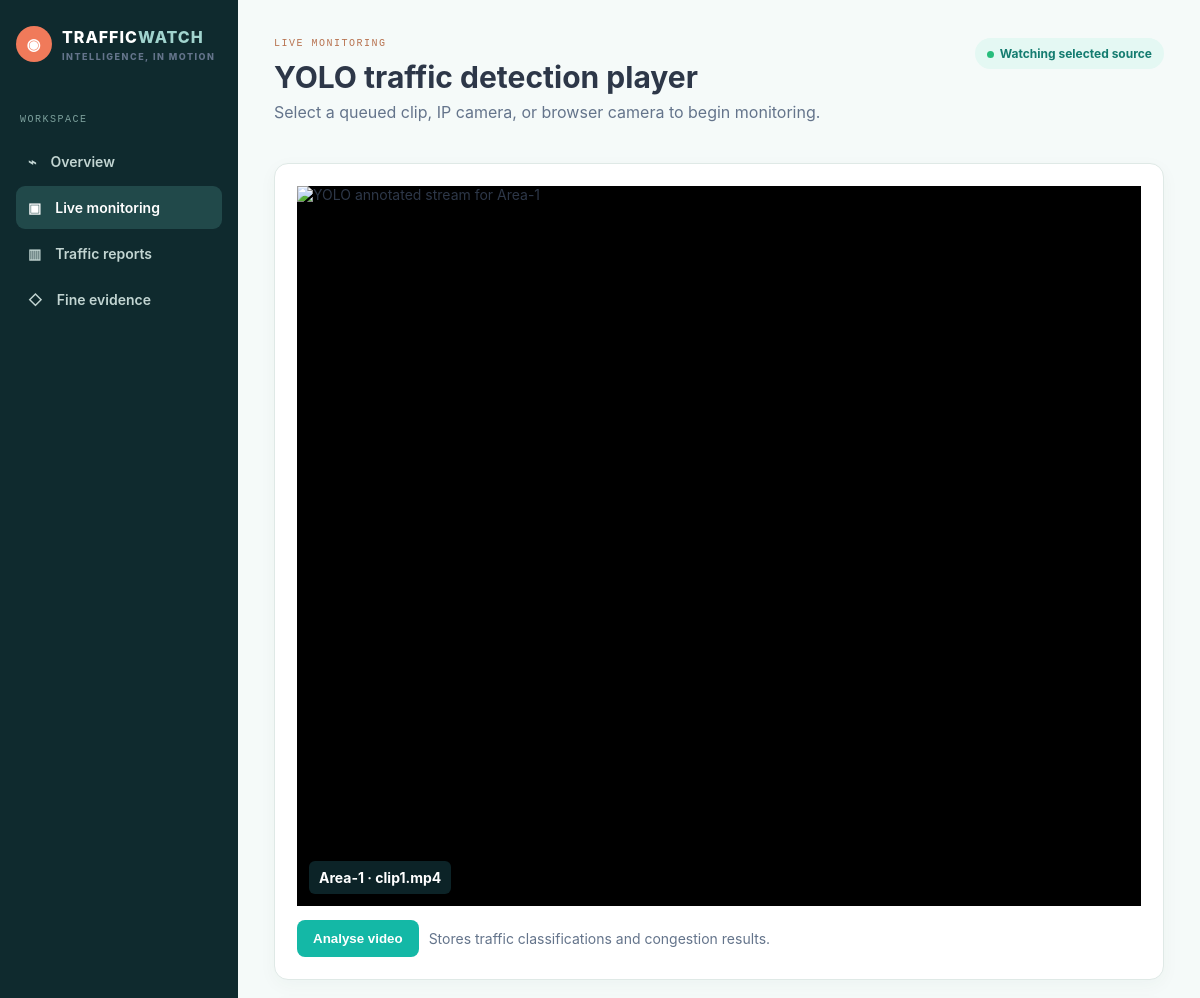
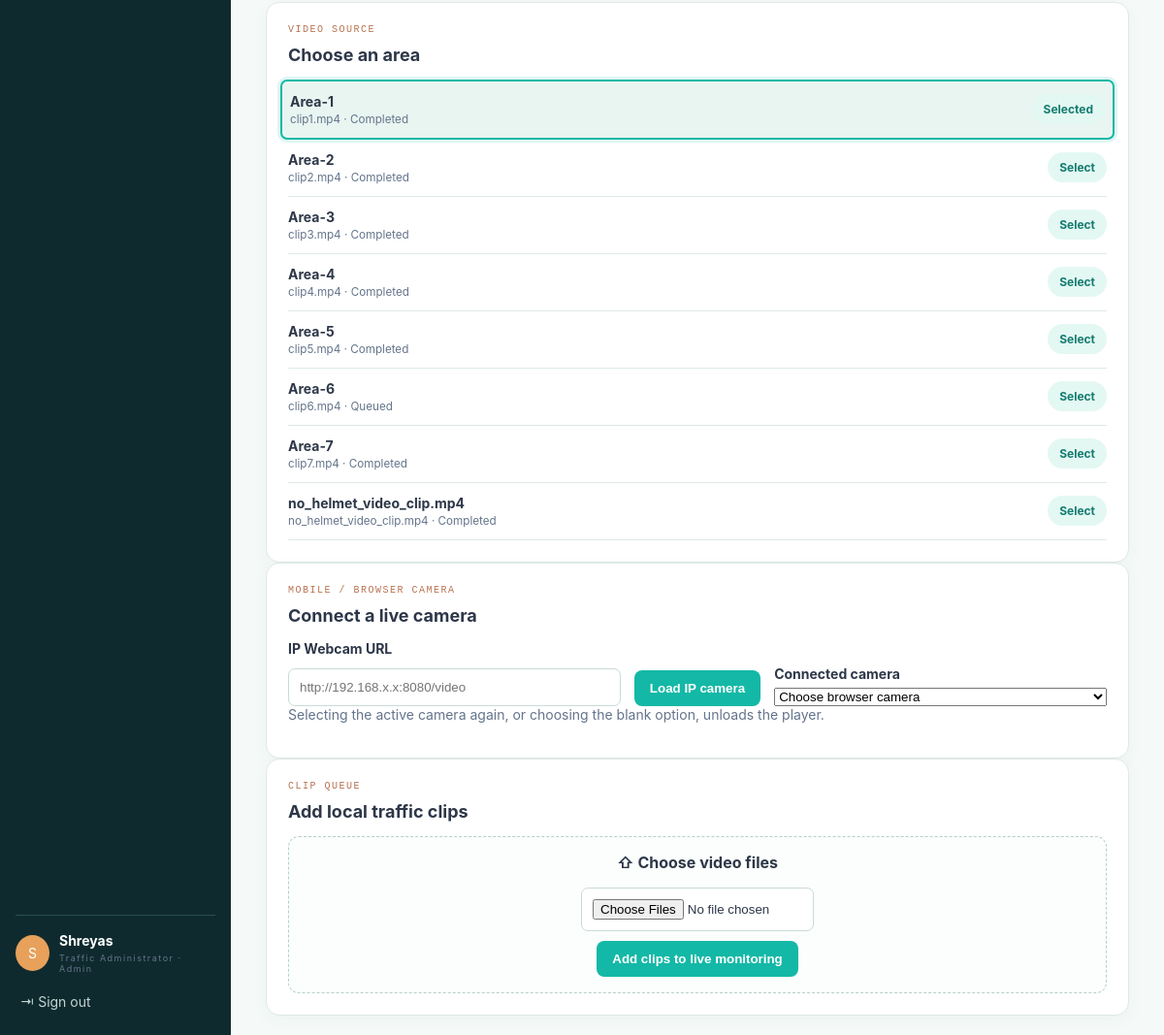
The app's page /monitoring/?video=1 (signed in) with its own data (2 pictures, top to bottom).
### monitoring/models.py (models this page shows)
class TrafficVideo(models.Model):
    source = models.FileField(upload_to="traffic_videos/")
    display_name = models.CharField(max_length=160)
    uploaded_at = models.DateTimeField(auto_now_add=True)
    status = models.CharField(max_length=24, default="Queued")
    processed_at = models.DateTimeField(blank=True, null=True)
    preview = models.ImageField(upload_to="analysis_previews/", blank=True, null=True)
    error_message = models.TextField(blank=True)
    @property
    def area_name(self):
        match = re.search(r"clip\s*(\d+)", self.display_name, flags=re.IGNORECASE)
        return f"Area-{match.group(1)}" if match else self.display_name

### monitoring/views.py (the view)
# urls.py: path("monitoring/", views.live_monitoring, name="live_monitoring"),
@admin_required
def live_monitoring(request):
    form = VideoForm(request.POST, request.FILES) if request.method == "POST" else VideoForm()
    if request.method == "POST" and form.is_valid():
        uploads = form.cleaned_data["source"]
        for upload in uploads:
            video = TrafficVideo.objects.create(source=upload, display_name=upload.name)
        messages.success(request, f"{len(uploads)} video(s) added to the local analysis queue.")
        return redirect("live_monitoring")
    context = base_context(request)
    videos = TrafficVideo.objects.all()
    selected_video = None
    if videos and request.GET.get("video"):
        selected_video = videos.filter(pk=request.GET.get("video")).first()
    context.update({"video_form": form, "videos": videos, "selected_video": selected_video, "active": "monitoring"})
    return render(request, "live_monitoring.html", context)

### monitoring/forms.py (shortened to what this page needs)
class VideoForm(forms.ModelForm):
    source = MultipleVideoField(widget=MultipleFileInput(attrs={"accept": "video/*"}))
    class Meta:
        model = TrafficVideo
        fields = ("source",)

### monitoring/views.py (called while the page is built)
def admin_required(view):
    @wraps(view)
    @login_required
    def wrapped(request, *args, **kwargs):
        if not request.user.is_staff:
            messages.error(request, "This page is available to the Traffic Administrator only.")
            return redirect("user_dashboard")
        return view(request, *args, **kwargs)
    return wrapped

def base_context(request):
    recent = TrafficSummary.objects.order_by("-created_at", "-id")[:5]
    return {"access_logs": AccessLog.objects.filter(user=request.user)[:2], "recent_summaries": recent, "latest": recent[0] if recent else None}

### templates/live_monitoring.html
{% extends 'base.html' %}{% block content %}<header class="pagehead"><div><p class="eyebrow">LIVE MONITORING</p><h1>YOLO traffic detection player</h1><p>Select a queued clip, IP camera, or browser camera to begin monitoring.</p></div><span class="status" id="monitor-status"><i></i>{% if selected_video %}Watching selected source{% else %}Waiting for source{% endif %}</span></header><section class="live-scroll"><article class="card live-card"><div class="live-frame" id="monitor-player">{% if selected_video %}<img id="live-stream" src="{% url 'video_stream' selected_video.id %}" alt="YOLO annotated stream for {{ selected_video.area_name }}"><div class="stream-caption">{{ selected_video.area_name }} · {{ selected_video.display_name }}</div>{% else %}<div class="source-placeholder" id="source-placeholder"><b>▣</b><h2>No Video Source Selected</h2><p>Select a source from the queue or camera controls below.</p></div>{% endif %}</div>{% if selected_video %}<form method="post" action="{% url 'process_video' selected_video.id %}" class="analysis-action">{% csrf_token %}<button class="primary">Analyse video</button><span>Stores traffic classifications and congestion results.</span></form>{% endif %}</article></section><section class="card source"><p class="eyebrow">VIDEO SOURCE</p><h2>Choose an area</h2>{% for video in videos %}<a class="row area-choice {% if selected_video.id == video.id %}selected active{% endif %}" href="{% if selected_video.id == video.id %}{% url 'live_monitoring' %}{% else %}?video={{ video.id }}{% endif %}"><span><b>{{ video.area_name }}</b><small>{{ video.display_name }} · {{ video.status }}</small></span><span class="pill">{% if selected_video.id == video.id %}Selected{% else %}Select{% endif %}</span></a>{% empty %}<p class="muted">No clips are queued.</p>{% endfor %}</section><section class="card camera-source"><p class="eyebrow">MOBILE / BROWSER CAMERA</p><h2>Connect a live camera</h2><div class="camera-controls"><label>IP Webcam URL<input id="ip-camera-url" type="url" placeholder="http://192.168.x.x:8080/video"></label><button class="primary" type="button" id="load-ip-camera">Load IP camera</button><label>Connected camera<select id="browser-camera"><option value="">Choose browser camera</option></select></label></div><p class="muted">Selecting the active camera again, or choosing the blank option, unloads the player.</p></section><section class="card upload-card full"><p class="eyebrow">CLIP QUEUE</p><h2>Add local traffic clips</h2><form method="post" enctype="multipart/form-data" class="dropzone">{% csrf_token %}<strong>⇧ Choose video files</strong>{{ video_form.source }}<button class="primary">Add clips to live monitoring</button></form></section>{% endblock %}

### templates/base.html (shortened to what this page needs)
{% load static %}<!doctype html><html lang="en"><head><link rel="stylesheet" href="{% static 'css/app.css' %}"><link rel="stylesheet" href="{% static 'css/monitoring.css' %}"></head><body><aside class="sidebar"><a class="brand" href="{% if request.user.is_staff %}{% url 'dashboard' %}{% else %}{% url 'user_dashboard' %}{% endif %}"><span class="brandmark">◉</span><span>TRAFFIC<span>WATCH</span><small>INTELLIGENCE, IN MOTION</small></span></a><p class="nav-label">{% if request.user.is_staff %}WORKSPACE{% else %}MY WORKPLACE{% endif %}</p><nav>{% if request.user.is_staff %}<a class="" href="{% url 'dashboard' %}">⌁ <span>Overview</span></a><a class="{% if active == 'monitoring' %}active{% endif %}" href="{% url 'live_monitoring' %}">▣ <span>Live monitoring</span></a><a class="" href="{% url 'reports' %}">▥ <span>Traffic reports</span></a><a class="" href="{% url 'violations' %}">◇ <span>Fine evidence</span></a>{% else %}<a href="{% url 'user_dashboard' %}">▥ <span>Traffic status</span></a><a href="{% url 'pending_fines' %}">◇ <span>Pending fines</span></a>{% endif %}</nav><div class="profile"><span class="avatar">{{ request.user.username|first|upper }}</span><span><b>{{ request.user.username }}</b><small>{% if request.user.is_staff %}Traffic Administrator · Admin{% else %}Registered user{% endif %}</small></span></div><a class="signout" href="{% url 'logout' %}">⇥ Sign out</a></aside><main class="page">{% block content %}{% endblock %}</main></body></html>

### static/css/app.css (style rules this page uses)
:root { --teal:#14b8a6;--deep:#0f2a2e;--coral:#f07a5a;--ink:#2d3748;--muted:#64748b;--bg:#f5faf9;--line:#dfe9e6;--white:#fff;--radius:14px }
* { box-sizing:border-box }
body { margin:0;background:var(--bg);color:var(--ink);font:14px Inter,Segoe UI,sans-serif }
a { color:var(--coral);text-decoration:none }
h1,h2,p { margin-top:0 }
h1 { font-size:30px;margin-bottom:7px }
h2 { font-size:18px }
small,.muted { color:var(--muted) }
.sidebar { position:fixed;inset:0 auto 0 0;width:238px;background:var(--deep);padding:26px 16px;color:#d2e1df;display:flex;flex-direction:column }
.brand { color:#fff;font-weight:800;letter-spacing:1px;font-size:16px;display:flex;gap:10px;align-items:center }
.brand span span { color:#a1d4ce }
.brand small,.profile small { display:block;font-size:9px;letter-spacing:1.5px;margin-top:4px }
.brandmark,.lock { background:var(--coral);color:#fff;border-radius:50%;width:36px;height:36px;display:grid;place-items:center }
.nav-label,.eyebrow { color:#b87351;font:10px ui-monospace,monospace;letter-spacing:1.5px }
.nav-label { margin:52px 4px 12px;color:#7ca09c }
nav a { color:#c2d5d2;display:flex;gap:14px;padding:13px 12px;border-radius:9px;margin:3px 0;font-weight:600 }
nav a:hover,nav a.active { background:#21494a;color:#fff }
.profile { border-top:1px solid #285052;padding-top:17px;margin-top:auto;display:flex;gap:10px;align-items:center }
.avatar { background:#e7a15b;color:#fff;border-radius:50%;padding:10px 13px }
.profile b { color:#fff }
.signout { margin:20px 5px 0;color:#c2d5d2 }
.page { margin-left:238px;min-height:100vh;padding:38px 36px 20px }
.pagehead { display:flex;justify-content:space-between;align-items:start;margin-bottom:25px }
.pagehead>div>p:not(.eyebrow) { color:var(--muted);font-size:16px }
.status,.pill { border-radius:999px;background:#e4f8f3;color:#147c70;padding:8px 12px;font-size:12px;font-weight:700 }
.status i { display:inline-block;background:#28bd7c;width:7px;height:7px;border-radius:50%;margin-right:6px }
.card,.stats article { background:#fff;border:1px solid var(--line);border-radius:var(--radius);padding:22px;box-shadow:0 5px 18px #17483a0a;transition:.2s }
.dropzone { border:1.5px dashed #b7cfca;border-radius:11px;background:#fbfefd;min-height:155px;display:flex;flex-direction:column;gap:10px;justify-content:center;align-items:center;text-align:center;padding:16px }
.dropzone strong { font-size:16px }
.dropzone input { max-width:240px }
.primary { background:var(--teal);color:#fff;border:0;border-radius:8px;padding:11px 16px;font-weight:800;cursor:pointer }
.activity,.row { border-bottom:1px solid var(--line);padding:12px 0;display:flex;gap:10px;align-items:center }
.source select,input { width:100%;border:1px solid #cadbd7;border-radius:7px;background:#fff;padding:11px;margin-top:6px }
.formgrid label,label { font-weight:700;color:var(--ink) }
.live-card { width:1280px;max-width:100% }
.live-frame { width:1280px;height:720px;max-width:100%;max-height:720px;position:relative;display:grid;place-items:center;background:#102729 }
.live-frame>img,.live-frame>video { width:100%;height:100%;display:block;object-fit:contain;background:#000 }
.camera-controls { display:grid;grid-template-columns:1fr auto 1fr;gap:14px;align-items:end }
.camera-controls label { display:grid;gap:6px }
.area-choice.active,.area-choice.selected { border:2px solid #14b8a6;background:#e8f5f1;box-shadow:0 0 0 3px #14b8a622 }

### static/css/monitoring.css (style rules this page uses)
.stream-caption { position:absolute;left:12px;bottom:12px;background:#0f2a2ed9;color:#fff;padding:8px 10px;border-radius:6px;font-weight:700 }
.area-choice { color:inherit;text-decoration:none;justify-content:space-between }
.area-choice.selected { background:#e8f5f1;margin:0 -8px;padding-left:8px;padding-right:8px;border-radius:7px }
.area-choice small,.report-summary small { display:block;margin-top:3px }
.live-scroll { overflow:visible;margin-bottom:20px }
.live-controls,.analysis-action { display:flex;gap:10px;align-items:center;margin-top:14px }
.analysis-action span { color:#64748b }
.live-card { width:1280px;max-width:100% }
.live-frame { width:1280px;height:720px;max-width:100%;max-height:720px;position:relative;overflow:hidden;background:#102729 }
.live-frame>img,.live-frame>video { width:100%;height:100%;max-width:100%;max-height:100%;display:block;object-fit:contain }

### records on screen
TrafficVideo: area_name "Area-1", display_name "clip1.mp4", status "Completed", shows "Selected"
TrafficVideo: area_name "Area-2", display_name "clip2.mp4", status "Completed", shows "Select"
TrafficVideo: area_name "Area-3", display_name "clip3.mp4", status "Completed", shows "Select"
TrafficVideo: area_name "Area-4", display_name "clip4.mp4", status "Completed", shows "Select"
TrafficVideo: area_name "Area-5", display_name "clip5.mp4", status "Completed", shows "Select"
TrafficVideo: area_name "Area-6", display_name "clip6.mp4", status "Queued", shows "Select"
TrafficVideo: area_name "Area-7", display_name "clip7.mp4", status "Completed", shows "Select"
TrafficVideo: area_name "no_helmet_video_clip.mp4", display_name "no_helmet_video_clip.mp4", status "Completed", shows "Select"

### other values on screen
{{ request.user.username|first|upper }} "S"
{{ request.user.username }} "Shreyas"
